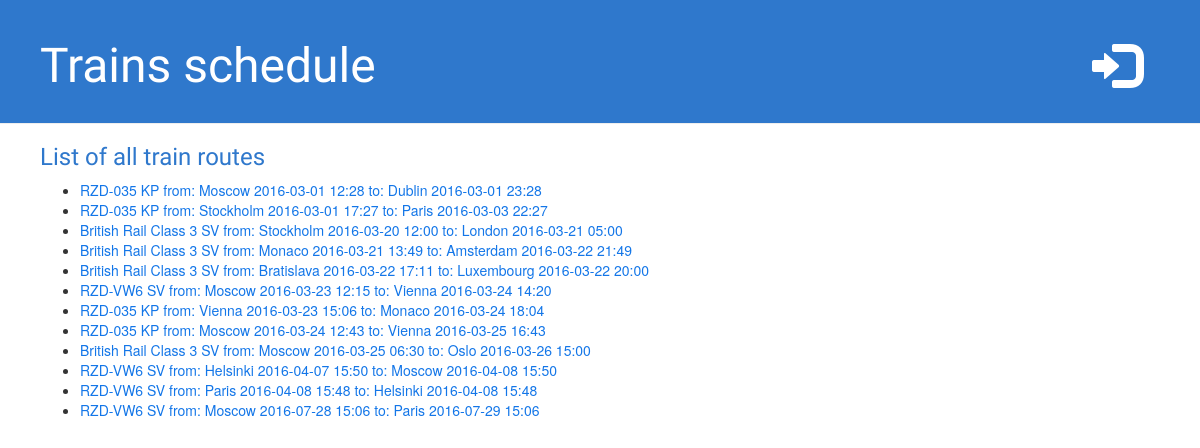
Page /schedule/trains/ on the committed database.
### trains_schedule/models.py (models this page shows, shortened)
class Schedule(models.Model):
    departure_city = models.ForeignKey(City, related_name='s_departure_city_name')
    destination_city = models.ForeignKey(City, related_name='s_destination_city_name')
    departure_date = models.DateTimeField('date of departure')
    destination_date = models.DateTimeField('date of arriving')
    train = models.ForeignKey(Train)
    def display_name(self):
        return u'{} from: {} {} to: {} {}'.format(self.train, self.departure_city,
                                                  self.departure_date.strftime("%Y-%m-%d %H:%M"),
                                                  self.destination_city,
                                                  self.destination_date.strftime("%Y-%m-%d %H:%M"))

class Train(models.Model):
    train_model = models.CharField(max_length=20)
    train_type = models.CharField(max_length=10)
    train_type_description = models.CharField(max_length=100)
    train_capacity = models.IntegerField(default=0)
    def __unicode__(self):
        return u'{} {}'.format(self.train_model, self.train_type)

class City(models.Model):
    city_name = models.CharField(max_length=60)
    def trip_count(self):
        """
        Используется на форме администратора для отображения количества маршрутов в/из города
        """
        return self.s_departure_city_name.count() + self.s_destination_city_name.count()
    trip_count.short_description = 'Number of routes in/out of the city'
    def __unicode__(self):
        return u'{}'.format(self.city_name)

### trains_schedule/views.py (the view, shortened to what this page needs)
# urls.py: url(r'^trains/(?P<train_id>[0-9]+)?$', views.AllRoutes.as_view(), name='trains')
class AllRoutes(View):
    model = Schedule
    form_class = RouteCreation
    template_name = 'trains_schedule/trains.html'
    context_object_name = 'schedule_list'
    def get(self, request, train_id=None):
        if train_id:
            train = get_object_or_404(self.model, pk=train_id)
            context = {'train': train}
        else:
            context = {'schedule_list': self.model.objects.all().order_by('departure_date')}
        return render(request, self.template_name, context)

### trains_schedule/templates/trains_schedule/trains.html (shortened to what this page needs)
{% extends 'trains_schedule/base.html' %}
{% block content %}
{% if schedule_list %}
<h3>{{ "List of all train routes" }}</h3>
    <ul>
    {% for train_route in schedule_list %}
        <li><a href="{% url 'trains' train_route.id %}">{{ train_route.display_name }}</a></li>
    {% endfor %}
    </ul>
{% else %}
    <p></p>
{% endif %}
{% endblock content %}

### trains_schedule/static/trains_schedule/base.css (style rules this page uses)
a { color: #1376E8; }
h3 { color: #2F78CC; font-family: 'Oswald'; }

### rows in the picture
Schedule: display_name "RZD-035 KP from: Moscow 2016-03-01 12:28 to: Dublin 2016-03-01 23:28"
Schedule: display_name "RZD-035 KP from: Stockholm 2016-03-01 17:27 to: Paris 2016-03-03 22:27"
Schedule: display_name "British Rail Class 3 SV from: Stockholm 2016-03-20 12:00 to: London 2016-03-21 05:00"
Schedule: display_name "British Rail Class 3 SV from: Monaco 2016-03-21 13:49 to: Amsterdam 2016-03-22 21:49"
Schedule: display_name "British Rail Class 3 SV from: Bratislava 2016-03-22 17:11 to: Luxembourg 2016-03-22 20:00"
Schedule: display_name "RZD-VW6 SV from: Moscow 2016-03-23 12:15 to: Vienna 2016-03-24 14:20"
Schedule: display_name "RZD-035 KP from: Vienna 2016-03-23 15:06 to: Monaco 2016-03-24 18:04"
Schedule: display_name "RZD-035 KP from: Moscow 2016-03-24 12:43 to: Vienna 2016-03-25 16:43"
Schedule: display_name "British Rail Class 3 SV from: Moscow 2016-03-25 06:30 to: Oslo 2016-03-26 15:00"
Schedule: display_name "RZD-VW6 SV from: Helsinki 2016-04-07 15:50 to: Moscow 2016-04-08 15:50"
Schedule: display_name "RZD-VW6 SV from: Paris 2016-04-08 15:48 to: Helsinki 2016-04-08 15:48"
Schedule: display_name "RZD-VW6 SV from: Moscow 2016-07-28 15:06 to: Paris 2016-07-29 15:06"

### other values in the picture
{{ "List of all train routes" }} "List of all train routes"
